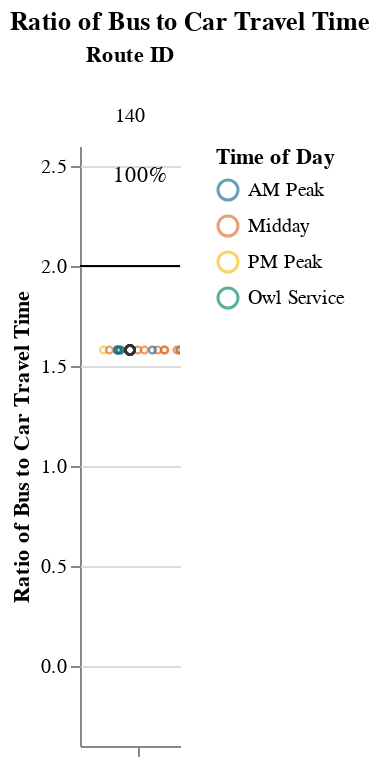
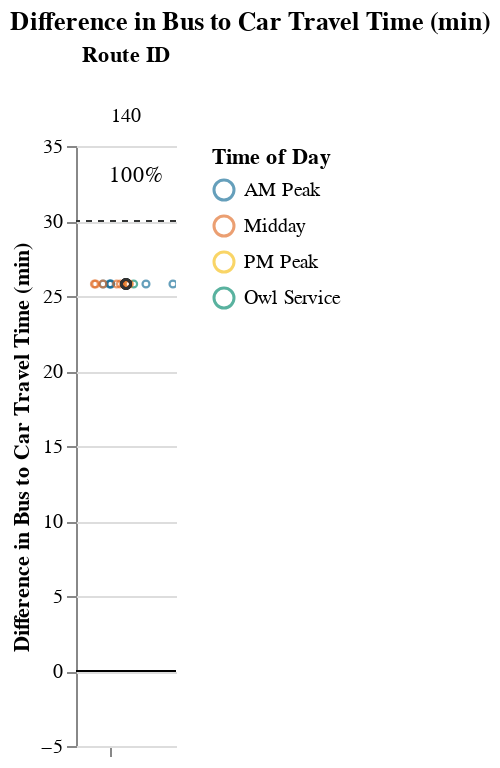

Notebook cell for these charts, in order:
### Markdown cell above
### Medium Routes (1-1.5 hrs)

### Code cell
route_group = "medium"
try:
    display_charts_for_route_group(df, route_group)
except:
    print("No routes meet this criteria.")

### Figure 1 — Vega-Lite specification as saved in the notebook (floating-point values rounded to 4 significant figures)
{"config": {"view": {"continuousWidth": 400, "continuousHeight": 300, "stroke": null}, "facet": {"spacing": 0}}, "data": {"name": "data-5f12006d7db138fb68fa639353525bcd"}, "facet": {"column": {"field": "route_id", "sort": ["140"], "title": "Route ID", "type": "nominal"}}, "spec": {"layer": [{"mark": "rule", "encoding": {"color": {"value": "black"}, "y": {"field": "cutoff", "type": "quantitative"}}, "selection": {"selector001": {"type": "interval", "bind": "scales", "encodings": ["x", "y"]}}}, {"mark": {"type": "point", "opacity": 0.65, "size": 12, "strokeWidth": 1.1}, "encoding": {"color": {"field": "time_of_day", "scale": {"range": ["#136C97", "#E16B26", "#F6BF16", "#00896B", "#7790A3", "#5B559C"]}, "sort": ["AM Peak", "Midday", "PM Peak", "Owl Service"], "title": "Time of Day", "type": "nominal"}, "tooltip": [{"field": "route_id", "type": "nominal"}, {"field": "trip_id", "type": "nominal"}, {"field": "service_hours", "type": "quantitative"}, {"field": "car_duration_hours", "type": "quantitative"}, {"field": "bus_multiplier", "type": "quantitative"}, {"field": "bus_difference", "type": "quantitative"}, {"field": "num_trips", "type": "quantitative"}, {"field": "num_competitive", "type": "quantitative"}, {"field": "pct_trips_competitive", "type": "quantitative"}, {"field": "p25", "type": "quantitative"}, {"field": "p50", "type": "quantitative"}, {"field": "p75", "type": "quantitative"}], "x": {"axis": {"grid": false, "labels": false, "ticks": true, "values": [0]}, "field": "jitter", "scale": {}, "title": null, "type": "quantitative"}, "y": {"field": "bus_multiplier", "scale": {"domain": [-0.25, 2.5]}, "title": "Ratio of Bus to Car Travel Time", "type": "quantitative"}}, "transform": [{"calculate": "sqrt(-2*log(random()))*cos(2*PI*random())", "as": "jitter"}], "width": 50}, {"layer": [{"mark": {"type": "point", "opacity": 0.6, "size": 20, "strokeWidth": 1.3}, "encoding": {"color": {"value": "#323434"}, "y": {"field": "bus_multiplier", "type": "quantitative"}}, "transform": [{"filter": "(datum.p50_trip === 1)"}]}, {"mark": {"type": "text", "align": "center", "baseline": "middle"}, "encoding": {"color": {"value": "black"}, "text": {"field": "pct_trips_competitive", "format": ".0%", "type": "quantitative"}, "tooltip": [{"field": "route_id", "type": "nominal"}, {"field": "trip_id", "type": "nominal"}, {"field": "service_hours", "type": "quantitative"}, {"field": "car_duration_hours", "type": "quantitative"}, {"field": "bus_multiplier", "type": "quantitative"}, {"field": "bus_difference", "type": "quantitative"}, {"field": "num_trips", "type": "quantitative"}, {"field": "num_competitive", "type": "quantitative"}, {"field": "pct_trips_competitive", "type": "quantitative"}, {"field": "p25", "type": "quantitative"}, {"field": "p50", "type": "quantitative"}, {"field": "p75", "type": "quantitative"}], "x": {"value": 30}, "y": {"value": 15}}, "transform": [{"calculate": "sqrt(-2*log(random()))*cos(2*PI*random())", "as": "jitter"}, {"filter": "(datum.fastest_trip === 1)"}]}]}]}, "resolve": {"scale": {"y": "shared"}}, "title": "Ratio of Bus to Car Travel Time", "$schema": "https://vega.github.io/schema/vega-lite/v4.17.0.json", "datasets": {"data-5f12006d7db138fb68fa639353525bcd": [{"calitp_itp_id": 334, "trip_key": 3789012145727333403, "trip_id": "t_43182_b_486_tn_0", "shape_id": "p_2590", "route_id": "140", "service_hours": 1.17, "trip_first_departure_ts": 27000, "trip_last_arrival_ts": 31200, "departure_hour": 7, "time_of_day": "AM Peak", "p25": 1.17, "p50": 1.17, "p75": 1.17, "p50_trip": 1, "fastest_trip": 0, "car_duration_hours": 0.74, "competitive_route": 1, "bus_multiplier": 1.58, "bus_difference": 25.8, "num_trips": 18, "num_competitive": 18, "pct_trips_competitive": 1.0, "bus_difference_spread": 0.0, "route_group": "medium", "max_trip_hrs": 1.17, "max_trip_route_group": 1.25, "name": "Tehama County", "caltrans_district": "02 - Redding", "drmt_organization_name": null, "cutoff2": 30, "cutoff": 2}, {"calitp_itp_id": 334, "trip_key": 2077162622524927707, "trip_id": "t_701156_b_486_tn_0", "shape_id": "p_2590", "route_id": "140", "service_hours": 1.17, "trip_first_departure_ts": 43800, "trip_last_arrival_ts": 48000, "departure_hour": 12, "time_of_day": "Midday", "p25": 1.17, "p50": 1.17, "p75": 1.17, "p50_trip": 1, "fastest_trip": 0, "car_duration_hours": 0.74, "competitive_route": 1, "bus_multiplier": 1.58, "bus_difference": 25.8, "num_trips": 18, "num_competitive": 18, "pct_trips_competitive": 1.0, "bus_difference_spread": 0.0, "route_group": "medium", "max_trip_hrs": 1.17, "max_trip_route_group": 1.25, "name": "Tehama County", "caltrans_district": "02 - Redding", "drmt_organization_name": null, "cutoff2": 30, "cutoff": 2}, {"calitp_itp_id": 334, "trip_key": -2595454426414092766, "trip_id": "t_41753_b_486_tn_0", "shape_id": "p_2590", "route_id": "140", "service_hours": 1.17, "trip_first_departure_ts": 31200, "trip_last_arrival_ts": 35400, "departure_hour": 8, "time_of_day": "AM Peak", "p25": 1.17, "p50": 1.17, "p75": 1.17, "p50_trip": 1, "fastest_trip": 0, "car_duration_hours": 0.74, "competitive_route": 1, "bus_multiplier": 1.58, "bus_difference": 25.8, "num_trips": 18, "num_competitive": 18, "pct_trips_competitive": 1.0, "bus_difference_spread": 0.0, "route_group": "medium", "max_trip_hrs": 1.17, "max_trip_route_group": 1.25, "name": "Tehama County", "caltrans_district": "02 - Redding", "drmt_organization_name": null, "cutoff2": 30, "cutoff": 2}, {"calitp_itp_id": 334, "trip_key": 8123966852659409048, "trip_id": "t_701155_b_486_tn_0", "shape_id": "p_2592", "route_id": "140", "service_hours": 1.17, "trip_first_departure_ts": 63000, "trip_last_arrival_ts": 67200, "departure_hour": 17, "time_of_day": "PM Peak", "p25": 1.17, "p50": 1.17, "p75": 1.17, "p50_trip": 1, "fastest_trip": 1, "car_duration_hours": 0.74, "competitive_route": 1, "bus_multiplier": 1.58, "bus_difference": 25.8, "num_trips": 18, "num_competitive": 18, "pct_trips_competitive": 1.0, "bus_difference_spread": 0.0, "route_group": "medium", "max_trip_hrs": 1.17, "max_trip_route_group": 1.25, "name": "Tehama County", "caltrans_district": "02 - Redding", "drmt_organization_name": null, "cutoff2": 30, "cutoff": 2}, {"calitp_itp_id": 334, "trip_key": 7453382412752000049, "trip_id": "t_701157_b_486_tn_0", "shape_id": "p_2590", "route_id": "140", "service_hours": 1.17, "trip_first_departure_ts": 48000, "trip_last_arrival_ts": 52200, "departure_hour": 13, "time_of_day": "Midday", "p25": 1.17, "p50": 1.17, "p75": 1.17, "p50_trip": 1, "fastest_trip": 0, "car_duration_hours": 0.74, "competitive_route": 1, "bus_multiplier": 1.58, "bus_difference": 25.8, "num_trips": 18, "num_competitive": 18, "pct_trips_competitive": 1.0, "bus_difference_spread": 0.0, "route_group": "medium", "max_trip_hrs": 1.17, "max_trip_route_group": 1.25, "name": "Tehama County", "caltrans_district": "02 - Redding", "drmt_organization_name": null, "cutoff2": 30, "cutoff": 2}, {"calitp_itp_id": 334, "trip_key": 4922224310197648828, "trip_id": "t_701148_b_486_tn_0", "shape_id": "p_2592", "route_id": "140", "service_hours": 1.17, "trip_first_departure_ts": 30000, "trip_last_arrival_ts": 34200, "departure_hour": 8, "time_of_day": "AM Peak", "p25": 1.17, "p50": 1.17, "p75": 1.17, "p50_trip": 1, "fastest_trip": 0, "car_duration_hours": 0.74, "competitive_route": 1, "bus_multiplier": 1.58, "bus_difference": 25.8, "num_trips": 18, "num_competitive": 18, "pct_trips_competitive": 1.0, "bus_difference_spread": 0.0, "route_group": "medium", "max_trip_hrs": 1.17, "max_trip_route_group": 1.25, "name": "Tehama County", "caltrans_district": "02 - Redding", "drmt_organization_name": null, "cutoff2": 30, "cutoff": 2}, {"calitp_itp_id": 334, "trip_key": 6133689658608768548, "trip_id": "t_311_b_486_tn_0", "shape_id": "p_2590", "route_id": "140", "service_hours": 1.17, "trip_first_departure_ts": 22800, "trip_last_arrival_ts": 27000, "departure_hour": 6, "time_of_day": "Owl Service", "p25": 1.17, "p50": 1.17, "p75": 1.17, "p50_trip": 1, "fastest_trip": 0, "car_duration_hours": 0.74, "competitive_route": 1, "bus_multiplier": 1.58, "bus_difference": 25.8, "num_trips": 18, "num_competitive": 18, "pct_trips_competitive": 1.0, "bus_difference_spread": 0.0, "route_group": "medium", "max_trip_hrs": 1.17, "max_trip_route_group": 1.25, "name": "Tehama County", "caltrans_district": "02 - Redding", "drmt_organization_name": null, "cutoff2": 30, "cutoff": 2}, {"calitp_itp_id": 334, "trip_key": -1245088091465612859, "trip_id": "t_701154_b_486_tn_0", "shape_id": "p_2592", "route_id": "140", "service_hours": 1.17, "trip_first_departure_ts": 58500, "trip_last_arrival_ts": 62700, "departure_hour": 16, "time_of_day": "Midday", "p25": 1.17, "p50": 1.17, "p75": 1.17, "p50_trip": 1, "fastest_trip": 0, "car_duration_hours": 0.74, "competitive_route": 1, "bus_multiplier": 1.58, "bus_difference": 25.8, "num_trips": 18, "num_competitive": 18, "pct_trips_competitive": 1.0, "bus_difference_spread": 0.0, "route_group": "medium", "max_trip_hrs": 1.17, "max_trip_route_group": 1.25, "name": "Tehama County", "caltrans_district": "02 - Redding", "drmt_organization_name": null, "cutoff2": 30, "cutoff": 2}, {"calitp_itp_id": 334, "trip_key": 8350780050980250086, "trip_id": "t_701147_b_486_tn_0", "shape_id": "p_2592", "route_id": "140", "service_hours": 1.17, "trip_first_departure_ts": 25800, "trip_last_arrival_ts": 30000, "departure_hour": 7, "time_of_day": "AM Peak", "p25": 1.17, "p50": 1.17, "p75": 1.17, "p50_trip": 1, "fastest_trip": 0, "car_duration_hours": 0.74, "competitive_route": 1, "bus_multiplier": 1.58, "bus_difference": 25.8, "num_trips": 18, "num_competitive": 18, "pct_trips_competitive": 1.0, "bus_difference_spread": 0.0, "route_group": "medium", "max_trip_hrs": 1.17, "max_trip_route_group": 1.25, "name": "Tehama County", "caltrans_district": "02 - Redding", "drmt_organization_name": null, "cutoff2": 30, "cutoff": 2}, {"calitp_itp_id": 334, "trip_key": 5836499897819238192, "trip_id": "t_65615_b_486_tn_0", "shape_id": "p_2590", "route_id": "140", "service_hours": 1.17, "trip_first_departure_ts": 35400, "trip_last_arrival_ts": 39600, "departure_hour": 9, "time_of_day": "AM Peak", "p25": 1.17, "p50": 1.17, "p75": 1.17, "p50_trip": 1, "fastest_trip": 0, "car_duration_hours": 0.74, "competitive_route": 1, "bus_multiplier": 1.58, "bus_difference": 25.8, "num_trips": 18, "num_competitive": 18, "pct_trips_competitive": 1.0, "bus_difference_spread": 0.0, "route_group": "medium", "max_trip_hrs": 1.17, "max_trip_route_group": 1.25, "name": "Tehama County", "caltrans_district": "02 - Redding", "drmt_organization_name": null, "cutoff2": 30, "cutoff": 2}, {"calitp_itp_id": 334, "trip_key": 1211498270008307736, "trip_id": "t_701149_b_486_tn_0", "shape_id": "p_2592", "route_id": "140", "service_hours": 1.17, "trip_first_departure_ts": 34200, "trip_last_arrival_ts": 38400, "departure_hour": 9, "time_of_day": "AM Peak", "p25": 1.17, "p50": 1.17, "p75": 1.17, "p50_trip": 1, "fastest_trip": 0, "car_duration_hours": 0.74, "competitive_route": 1, "bus_multiplier": 1.58, "bus_difference": 25.8, "num_trips": 18, "num_competitive": 18, "pct_trips_competitive": 1.0, "bus_difference_spread": 0.0, "route_group": "medium", "max_trip_hrs": 1.17, "max_trip_route_group": 1.25, "name": "Tehama County", "caltrans_district": "02 - Redding", "drmt_organization_name": null, "cutoff2": 30, "cutoff": 2}, {"calitp_itp_id": 334, "trip_key": 5364955651546800419, "trip_id": "t_701151_b_486_tn_0", "shape_id": "p_2592", "route_id": "140", "service_hours": 1.17, "trip_first_departure_ts": 42600, "trip_last_arrival_ts": 46800, "departure_hour": 11, "time_of_day": "Midday", "p25": 1.17, "p50": 1.17, "p75": 1.17, "p50_trip": 1, "fastest_trip": 0, "car_duration_hours": 0.74, "competitive_route": 1, "bus_multiplier": 1.58, "bus_difference": 25.8, "num_trips": 18, "num_competitive": 18, "pct_trips_competitive": 1.0, "bus_difference_spread": 0.0, "route_group": "medium", "max_trip_hrs": 1.17, "max_trip_route_group": 1.25, "name": "Tehama County", "caltrans_district": "02 - Redding", "drmt_organization_name": null, "cutoff2": 30, "cutoff": 2}, {"calitp_itp_id": 334, "trip_key": 7883315965957598769, "trip_id": "t_701152_b_486_tn_0", "shape_id": "p_2592", "route_id": "140", "service_hours": 1.17, "trip_first_departure_ts": 46800, "trip_last_arrival_ts": 51000, "departure_hour": 13, "time_of_day": "Midday", "p25": 1.17, "p50": 1.17, "p75": 1.17, "p50_trip": 1, "fastest_trip": 0, "car_duration_hours": 0.74, "competitive_route": 1, "bus_multiplier": 1.58, "bus_difference": 25.8, "num_trips": 18, "num_competitive": 18, "pct_trips_competitive": 1.0, "bus_difference_spread": 0.0, "route_group": "medium", "max_trip_hrs": 1.17, "max_trip_route_group": 1.25, "name": "Tehama County", "caltrans_district": "02 - Redding", "drmt_organization_name": null, "cutoff2": 30, "cutoff": 2}, {"calitp_itp_id": 334, "trip_key": 6411260912464548517, "trip_id": "t_701150_b_486_tn_0", "shape_id": "p_2592", "route_id": "140", "service_hours": 1.17, "trip_first_departure_ts": 38400, "trip_last_arrival_ts": 42600, "departure_hour": 10, "time_of_day": "Midday", "p25": 1.17, "p50": 1.17, "p75": 1.17, "p50_trip": 1, "fastest_trip": 0, "car_duration_hours": 0.74, "competitive_route": 1, "bus_multiplier": 1.58, "bus_difference": 25.8, "num_trips": 18, "num_competitive": 18, "pct_trips_competitive": 1.0, "bus_difference_spread": 0.0, "route_group": "medium", "max_trip_hrs": 1.17, "max_trip_route_group": 1.25, "name": "Tehama County", "caltrans_district": "02 - Redding", "drmt_organization_name": null, "cutoff2": 30, "cutoff": 2}, {"calitp_itp_id": 334, "trip_key": 2457409081377305521, "trip_id": "t_701153_b_486_tn_0", "shape_id": "p_2592", "route_id": "140", "service_hours": 1.17, "trip_first_departure_ts": 54000, "trip_last_arrival_ts": 58200, "departure_hour": 15, "time_of_day": "Midday", "p25": 1.17, "p50": 1.17, "p75": 1.17, "p50_trip": 1, "fastest_trip": 0, "car_duration_hours": 0.74, "competitive_route": 1, "bus_multiplier": 1.58, "bus_difference": 25.8, "num_trips": 18, "num_competitive": 18, "pct_trips_competitive": 1.0, "bus_difference_spread": 0.0, "route_group": "medium", "max_trip_hrs": 1.17, "max_trip_route_group": 1.25, "name": "Tehama County", "caltrans_district": "02 - Redding", "drmt_organization_name": null, "cutoff2": 30, "cutoff": 2}, {"calitp_itp_id": 334, "trip_key": 5072486189778375039, "trip_id": "t_701158_b_486_tn_0", "shape_id": "p_2590", "route_id": "140", "service_hours": 1.17, "trip_first_departure_ts": 54000, "trip_last_arrival_ts": 58200, "departure_hour": 15, "time_of_day": "Midday", "p25": 1.17, "p50": 1.17, "p75": 1.17, "p50_trip": 1, "fastest_trip": 0, "car_duration_hours": 0.74, "competitive_route": 1, "bus_multiplier": 1.58, "bus_difference": 25.8, "num_trips": 18, "num_competitive": 18, "pct_trips_competitive": 1.0, "bus_difference_spread": 0.0, "route_group": "medium", "max_trip_hrs": 1.17, "max_trip_route_group": 1.25, "name": "Tehama County", "caltrans_district": "02 - Redding", "drmt_organization_name": null, "cutoff2": 30, "cutoff": 2}, {"calitp_itp_id": 334, "trip_key": 6478536152330907065, "trip_id": "t_52898_b_486_tn_0", "shape_id": "p_2590", "route_id": "140", "service_hours": 1.17, "trip_first_departure_ts": 39600, "trip_last_arrival_ts": 43800, "departure_hour": 11, "time_of_day": "Midday", "p25": 1.17, "p50": 1.17, "p75": 1.17, "p50_trip": 1, "fastest_trip": 0, "car_duration_hours": 0.74, "competitive_route": 1, "bus_multiplier": 1.58, "bus_difference": 25.8, "num_trips": 18, "num_competitive": 18, "pct_trips_competitive": 1.0, "bus_difference_spread": 0.0, "route_group": "medium", "max_trip_hrs": 1.17, "max_trip_route_group": 1.25, "name": "Tehama County", "caltrans_district": "02 - Redding", "drmt_organization_name": null, "cutoff2": 30, "cutoff": 2}, {"calitp_itp_id": 334, "trip_key": 2671956547340556282, "trip_id": "t_701159_b_486_tn_0", "shape_id": "p_2590", "route_id": "140", "service_hours": 1.17, "trip_first_departure_ts": 58500, "trip_last_arrival_ts": 62700, "departure_hour": 16, "time_of_day": "Midday", "p25": 1.17, "p50": 1.17, "p75": 1.17, "p50_trip": 1, "fastest_trip": 0, "car_duration_hours": 0.74, "competitive_route": 1, "bus_multiplier": 1.58, "bus_difference": 25.8, "num_trips": 18, "num_competitive": 18, "pct_trips_competitive": 1.0, "bus_difference_spread": 0.0, "route_group": "medium", "max_trip_hrs": 1.17, "max_trip_route_group": 1.25, "name": "Tehama County", "caltrans_district": "02 - Redding", "drmt_organization_name": null, "cutoff2": 30, "cutoff": 2}]}}

### Figure 2 — Vega-Lite specification as saved in the notebook (floating-point values rounded to 4 significant figures)
{"config": {"view": {"continuousWidth": 400, "continuousHeight": 300, "stroke": null}, "facet": {"spacing": 0}}, "data": {"name": "data-2d9062ce6f18fdde7e1ad2ddfd370f95"}, "facet": {"column": {"field": "route_id", "sort": ["140"], "title": "Route ID", "type": "nominal"}}, "spec": {"layer": [{"mark": "rule", "encoding": {"color": {"value": "black"}, "y": {"field": "cutoff", "type": "quantitative"}}, "selection": {"selector002": {"type": "interval", "bind": "scales", "encodings": ["x", "y"]}}}, {"mark": {"type": "rule", "strokeDash": [3, 3]}, "encoding": {"color": {"value": "#323434"}, "y": {"field": "cutoff2", "type": "quantitative"}}}, {"mark": {"type": "point", "opacity": 0.65, "size": 12, "strokeWidth": 1.1}, "encoding": {"color": {"field": "time_of_day", "scale": {"range": ["#136C97", "#E16B26", "#F6BF16", "#00896B", "#7790A3", "#5B559C"]}, "sort": ["AM Peak", "Midday", "PM Peak", "Owl Service"], "title": "Time of Day", "type": "nominal"}, "tooltip": [{"field": "route_id", "type": "nominal"}, {"field": "trip_id", "type": "nominal"}, {"field": "service_hours", "type": "quantitative"}, {"field": "car_duration_hours", "type": "quantitative"}, {"field": "bus_multiplier", "type": "quantitative"}, {"field": "bus_difference", "type": "quantitative"}, {"field": "num_trips", "type": "quantitative"}, {"field": "num_competitive", "type": "quantitative"}, {"field": "pct_trips_competitive", "type": "quantitative"}, {"field": "p25", "type": "quantitative"}, {"field": "p50", "type": "quantitative"}, {"field": "p75", "type": "quantitative"}], "x": {"axis": {"grid": false, "labels": false, "ticks": true, "values": [0]}, "field": "jitter", "scale": {}, "title": null, "type": "quantitative"}, "y": {"field": "bus_difference", "scale": {"domain": [-5, 35.0]}, "title": "Difference in Bus to Car Travel Time (min)", "type": "quantitative"}}, "transform": [{"calculate": "sqrt(-2*log(random()))*cos(2*PI*random())", "as": "jitter"}], "width": 50}, {"layer": [{"mark": {"type": "point", "opacity": 0.6, "size": 20, "strokeWidth": 1.3}, "encoding": {"color": {"value": "#323434"}, "y": {"field": "bus_difference", "type": "quantitative"}}, "transform": [{"filter": "(datum.p50_trip === 1)"}]}, {"mark": {"type": "text", "align": "center", "baseline": "middle"}, "encoding": {"color": {"value": "black"}, "text": {"field": "pct_trips_competitive", "format": ".0%", "type": "quantitative"}, "tooltip": [{"field": "route_id", "type": "nominal"}, {"field": "trip_id", "type": "nominal"}, {"field": "service_hours", "type": "quantitative"}, {"field": "car_duration_hours", "type": "quantitative"}, {"field": "bus_multiplier", "type": "quantitative"}, {"field": "bus_difference", "type": "quantitative"}, {"field": "num_trips", "type": "quantitative"}, {"field": "num_competitive", "type": "quantitative"}, {"field": "pct_trips_competitive", "type": "quantitative"}, {"field": "p25", "type": "quantitative"}, {"field": "p50", "type": "quantitative"}, {"field": "p75", "type": "quantitative"}], "x": {"value": 30}, "y": {"value": 15}}, "transform": [{"calculate": "sqrt(-2*log(random()))*cos(2*PI*random())", "as": "jitter"}, {"filter": "(datum.fastest_trip === 1)"}]}]}]}, "resolve": {"scale": {"y": "shared"}}, "title": "Difference in Bus to Car Travel Time (min)", "$schema": "https://vega.github.io/schema/vega-lite/v4.17.0.json", "datasets": {"data-2d9062ce6f18fdde7e1ad2ddfd370f95": [{"calitp_itp_id": 334, "trip_key": 3789012145727333403, "trip_id": "t_43182_b_486_tn_0", "shape_id": "p_2590", "route_id": "140", "service_hours": 1.17, "trip_first_departure_ts": 27000, "trip_last_arrival_ts": 31200, "departure_hour": 7, "time_of_day": "AM Peak", "p25": 1.17, "p50": 1.17, "p75": 1.17, "p50_trip": 1, "fastest_trip": 0, "car_duration_hours": 0.74, "competitive_route": 1, "bus_multiplier": 1.58, "bus_difference": 25.8, "num_trips": 18, "num_competitive": 18, "pct_trips_competitive": 1.0, "bus_difference_spread": 0.0, "route_group": "medium", "max_trip_hrs": 1.17, "max_trip_route_group": 1.25, "name": "Tehama County", "caltrans_district": "02 - Redding", "drmt_organization_name": null, "cutoff2": 30, "cutoff": 0}, {"calitp_itp_id": 334, "trip_key": 2077162622524927707, "trip_id": "t_701156_b_486_tn_0", "shape_id": "p_2590", "route_id": "140", "service_hours": 1.17, "trip_first_departure_ts": 43800, "trip_last_arrival_ts": 48000, "departure_hour": 12, "time_of_day": "Midday", "p25": 1.17, "p50": 1.17, "p75": 1.17, "p50_trip": 1, "fastest_trip": 0, "car_duration_hours": 0.74, "competitive_route": 1, "bus_multiplier": 1.58, "bus_difference": 25.8, "num_trips": 18, "num_competitive": 18, "pct_trips_competitive": 1.0, "bus_difference_spread": 0.0, "route_group": "medium", "max_trip_hrs": 1.17, "max_trip_route_group": 1.25, "name": "Tehama County", "caltrans_district": "02 - Redding", "drmt_organization_name": null, "cutoff2": 30, "cutoff": 0}, {"calitp_itp_id": 334, "trip_key": -2595454426414092766, "trip_id": "t_41753_b_486_tn_0", "shape_id": "p_2590", "route_id": "140", "service_hours": 1.17, "trip_first_departure_ts": 31200, "trip_last_arrival_ts": 35400, "departure_hour": 8, "time_of_day": "AM Peak", "p25": 1.17, "p50": 1.17, "p75": 1.17, "p50_trip": 1, "fastest_trip": 0, "car_duration_hours": 0.74, "competitive_route": 1, "bus_multiplier": 1.58, "bus_difference": 25.8, "num_trips": 18, "num_competitive": 18, "pct_trips_competitive": 1.0, "bus_difference_spread": 0.0, "route_group": "medium", "max_trip_hrs": 1.17, "max_trip_route_group": 1.25, "name": "Tehama County", "caltrans_district": "02 - Redding", "drmt_organization_name": null, "cutoff2": 30, "cutoff": 0}, {"calitp_itp_id": 334, "trip_key": 8123966852659409048, "trip_id": "t_701155_b_486_tn_0", "shape_id": "p_2592", "route_id": "140", "service_hours": 1.17, "trip_first_departure_ts": 63000, "trip_last_arrival_ts": 67200, "departure_hour": 17, "time_of_day": "PM Peak", "p25": 1.17, "p50": 1.17, "p75": 1.17, "p50_trip": 1, "fastest_trip": 1, "car_duration_hours": 0.74, "competitive_route": 1, "bus_multiplier": 1.58, "bus_difference": 25.8, "num_trips": 18, "num_competitive": 18, "pct_trips_competitive": 1.0, "bus_difference_spread": 0.0, "route_group": "medium", "max_trip_hrs": 1.17, "max_trip_route_group": 1.25, "name": "Tehama County", "caltrans_district": "02 - Redding", "drmt_organization_name": null, "cutoff2": 30, "cutoff": 0}, {"calitp_itp_id": 334, "trip_key": 7453382412752000049, "trip_id": "t_701157_b_486_tn_0", "shape_id": "p_2590", "route_id": "140", "service_hours": 1.17, "trip_first_departure_ts": 48000, "trip_last_arrival_ts": 52200, "departure_hour": 13, "time_of_day": "Midday", "p25": 1.17, "p50": 1.17, "p75": 1.17, "p50_trip": 1, "fastest_trip": 0, "car_duration_hours": 0.74, "competitive_route": 1, "bus_multiplier": 1.58, "bus_difference": 25.8, "num_trips": 18, "num_competitive": 18, "pct_trips_competitive": 1.0, "bus_difference_spread": 0.0, "route_group": "medium", "max_trip_hrs": 1.17, "max_trip_route_group": 1.25, "name": "Tehama County", "caltrans_district": "02 - Redding", "drmt_organization_name": null, "cutoff2": 30, "cutoff": 0}, {"calitp_itp_id": 334, "trip_key": 4922224310197648828, "trip_id": "t_701148_b_486_tn_0", "shape_id": "p_2592", "route_id": "140", "service_hours": 1.17, "trip_first_departure_ts": 30000, "trip_last_arrival_ts": 34200, "departure_hour": 8, "time_of_day": "AM Peak", "p25": 1.17, "p50": 1.17, "p75": 1.17, "p50_trip": 1, "fastest_trip": 0, "car_duration_hours": 0.74, "competitive_route": 1, "bus_multiplier": 1.58, "bus_difference": 25.8, "num_trips": 18, "num_competitive": 18, "pct_trips_competitive": 1.0, "bus_difference_spread": 0.0, "route_group": "medium", "max_trip_hrs": 1.17, "max_trip_route_group": 1.25, "name": "Tehama County", "caltrans_district": "02 - Redding", "drmt_organization_name": null, "cutoff2": 30, "cutoff": 0}, {"calitp_itp_id": 334, "trip_key": 6133689658608768548, "trip_id": "t_311_b_486_tn_0", "shape_id": "p_2590", "route_id": "140", "service_hours": 1.17, "trip_first_departure_ts": 22800, "trip_last_arrival_ts": 27000, "departure_hour": 6, "time_of_day": "Owl Service", "p25": 1.17, "p50": 1.17, "p75": 1.17, "p50_trip": 1, "fastest_trip": 0, "car_duration_hours": 0.74, "competitive_route": 1, "bus_multiplier": 1.58, "bus_difference": 25.8, "num_trips": 18, "num_competitive": 18, "pct_trips_competitive": 1.0, "bus_difference_spread": 0.0, "route_group": "medium", "max_trip_hrs": 1.17, "max_trip_route_group": 1.25, "name": "Tehama County", "caltrans_district": "02 - Redding", "drmt_organization_name": null, "cutoff2": 30, "cutoff": 0}, {"calitp_itp_id": 334, "trip_key": -1245088091465612859, "trip_id": "t_701154_b_486_tn_0", "shape_id": "p_2592", "route_id": "140", "service_hours": 1.17, "trip_first_departure_ts": 58500, "trip_last_arrival_ts": 62700, "departure_hour": 16, "time_of_day": "Midday", "p25": 1.17, "p50": 1.17, "p75": 1.17, "p50_trip": 1, "fastest_trip": 0, "car_duration_hours": 0.74, "competitive_route": 1, "bus_multiplier": 1.58, "bus_difference": 25.8, "num_trips": 18, "num_competitive": 18, "pct_trips_competitive": 1.0, "bus_difference_spread": 0.0, "route_group": "medium", "max_trip_hrs": 1.17, "max_trip_route_group": 1.25, "name": "Tehama County", "caltrans_district": "02 - Redding", "drmt_organization_name": null, "cutoff2": 30, "cutoff": 0}, {"calitp_itp_id": 334, "trip_key": 8350780050980250086, "trip_id": "t_701147_b_486_tn_0", "shape_id": "p_2592", "route_id": "140", "service_hours": 1.17, "trip_first_departure_ts": 25800, "trip_last_arrival_ts": 30000, "departure_hour": 7, "time_of_day": "AM Peak", "p25": 1.17, "p50": 1.17, "p75": 1.17, "p50_trip": 1, "fastest_trip": 0, "car_duration_hours": 0.74, "competitive_route": 1, "bus_multiplier": 1.58, "bus_difference": 25.8, "num_trips": 18, "num_competitive": 18, "pct_trips_competitive": 1.0, "bus_difference_spread": 0.0, "route_group": "medium", "max_trip_hrs": 1.17, "max_trip_route_group": 1.25, "name": "Tehama County", "caltrans_district": "02 - Redding", "drmt_organization_name": null, "cutoff2": 30, "cutoff": 0}, {"calitp_itp_id": 334, "trip_key": 5836499897819238192, "trip_id": "t_65615_b_486_tn_0", "shape_id": "p_2590", "route_id": "140", "service_hours": 1.17, "trip_first_departure_ts": 35400, "trip_last_arrival_ts": 39600, "departure_hour": 9, "time_of_day": "AM Peak", "p25": 1.17, "p50": 1.17, "p75": 1.17, "p50_trip": 1, "fastest_trip": 0, "car_duration_hours": 0.74, "competitive_route": 1, "bus_multiplier": 1.58, "bus_difference": 25.8, "num_trips": 18, "num_competitive": 18, "pct_trips_competitive": 1.0, "bus_difference_spread": 0.0, "route_group": "medium", "max_trip_hrs": 1.17, "max_trip_route_group": 1.25, "name": "Tehama County", "caltrans_district": "02 - Redding", "drmt_organization_name": null, "cutoff2": 30, "cutoff": 0}, {"calitp_itp_id": 334, "trip_key": 1211498270008307736, "trip_id": "t_701149_b_486_tn_0", "shape_id": "p_2592", "route_id": "140", "service_hours": 1.17, "trip_first_departure_ts": 34200, "trip_last_arrival_ts": 38400, "departure_hour": 9, "time_of_day": "AM Peak", "p25": 1.17, "p50": 1.17, "p75": 1.17, "p50_trip": 1, "fastest_trip": 0, "car_duration_hours": 0.74, "competitive_route": 1, "bus_multiplier": 1.58, "bus_difference": 25.8, "num_trips": 18, "num_competitive": 18, "pct_trips_competitive": 1.0, "bus_difference_spread": 0.0, "route_group": "medium", "max_trip_hrs": 1.17, "max_trip_route_group": 1.25, "name": "Tehama County", "caltrans_district": "02 - Redding", "drmt_organization_name": null, "cutoff2": 30, "cutoff": 0}, {"calitp_itp_id": 334, "trip_key": 5364955651546800419, "trip_id": "t_701151_b_486_tn_0", "shape_id": "p_2592", "route_id": "140", "service_hours": 1.17, "trip_first_departure_ts": 42600, "trip_last_arrival_ts": 46800, "departure_hour": 11, "time_of_day": "Midday", "p25": 1.17, "p50": 1.17, "p75": 1.17, "p50_trip": 1, "fastest_trip": 0, "car_duration_hours": 0.74, "competitive_route": 1, "bus_multiplier": 1.58, "bus_difference": 25.8, "num_trips": 18, "num_competitive": 18, "pct_trips_competitive": 1.0, "bus_difference_spread": 0.0, "route_group": "medium", "max_trip_hrs": 1.17, "max_trip_route_group": 1.25, "name": "Tehama County", "caltrans_district": "02 - Redding", "drmt_organization_name": null, "cutoff2": 30, "cutoff": 0}, {"calitp_itp_id": 334, "trip_key": 7883315965957598769, "trip_id": "t_701152_b_486_tn_0", "shape_id": "p_2592", "route_id": "140", "service_hours": 1.17, "trip_first_departure_ts": 46800, "trip_last_arrival_ts": 51000, "departure_hour": 13, "time_of_day": "Midday", "p25": 1.17, "p50": 1.17, "p75": 1.17, "p50_trip": 1, "fastest_trip": 0, "car_duration_hours": 0.74, "competitive_route": 1, "bus_multiplier": 1.58, "bus_difference": 25.8, "num_trips": 18, "num_competitive": 18, "pct_trips_competitive": 1.0, "bus_difference_spread": 0.0, "route_group": "medium", "max_trip_hrs": 1.17, "max_trip_route_group": 1.25, "name": "Tehama County", "caltrans_district": "02 - Redding", "drmt_organization_name": null, "cutoff2": 30, "cutoff": 0}, {"calitp_itp_id": 334, "trip_key": 6411260912464548517, "trip_id": "t_701150_b_486_tn_0", "shape_id": "p_2592", "route_id": "140", "service_hours": 1.17, "trip_first_departure_ts": 38400, "trip_last_arrival_ts": 42600, "departure_hour": 10, "time_of_day": "Midday", "p25": 1.17, "p50": 1.17, "p75": 1.17, "p50_trip": 1, "fastest_trip": 0, "car_duration_hours": 0.74, "competitive_route": 1, "bus_multiplier": 1.58, "bus_difference": 25.8, "num_trips": 18, "num_competitive": 18, "pct_trips_competitive": 1.0, "bus_difference_spread": 0.0, "route_group": "medium", "max_trip_hrs": 1.17, "max_trip_route_group": 1.25, "name": "Tehama County", "caltrans_district": "02 - Redding", "drmt_organization_name": null, "cutoff2": 30, "cutoff": 0}, {"calitp_itp_id": 334, "trip_key": 2457409081377305521, "trip_id": "t_701153_b_486_tn_0", "shape_id": "p_2592", "route_id": "140", "service_hours": 1.17, "trip_first_departure_ts": 54000, "trip_last_arrival_ts": 58200, "departure_hour": 15, "time_of_day": "Midday", "p25": 1.17, "p50": 1.17, "p75": 1.17, "p50_trip": 1, "fastest_trip": 0, "car_duration_hours": 0.74, "competitive_route": 1, "bus_multiplier": 1.58, "bus_difference": 25.8, "num_trips": 18, "num_competitive": 18, "pct_trips_competitive": 1.0, "bus_difference_spread": 0.0, "route_group": "medium", "max_trip_hrs": 1.17, "max_trip_route_group": 1.25, "name": "Tehama County", "caltrans_district": "02 - Redding", "drmt_organization_name": null, "cutoff2": 30, "cutoff": 0}, {"calitp_itp_id": 334, "trip_key": 5072486189778375039, "trip_id": "t_701158_b_486_tn_0", "shape_id": "p_2590", "route_id": "140", "service_hours": 1.17, "trip_first_departure_ts": 54000, "trip_last_arrival_ts": 58200, "departure_hour": 15, "time_of_day": "Midday", "p25": 1.17, "p50": 1.17, "p75": 1.17, "p50_trip": 1, "fastest_trip": 0, "car_duration_hours": 0.74, "competitive_route": 1, "bus_multiplier": 1.58, "bus_difference": 25.8, "num_trips": 18, "num_competitive": 18, "pct_trips_competitive": 1.0, "bus_difference_spread": 0.0, "route_group": "medium", "max_trip_hrs": 1.17, "max_trip_route_group": 1.25, "name": "Tehama County", "caltrans_district": "02 - Redding", "drmt_organization_name": null, "cutoff2": 30, "cutoff": 0}, {"calitp_itp_id": 334, "trip_key": 6478536152330907065, "trip_id": "t_52898_b_486_tn_0", "shape_id": "p_2590", "route_id": "140", "service_hours": 1.17, "trip_first_departure_ts": 39600, "trip_last_arrival_ts": 43800, "departure_hour": 11, "time_of_day": "Midday", "p25": 1.17, "p50": 1.17, "p75": 1.17, "p50_trip": 1, "fastest_trip": 0, "car_duration_hours": 0.74, "competitive_route": 1, "bus_multiplier": 1.58, "bus_difference": 25.8, "num_trips": 18, "num_competitive": 18, "pct_trips_competitive": 1.0, "bus_difference_spread": 0.0, "route_group": "medium", "max_trip_hrs": 1.17, "max_trip_route_group": 1.25, "name": "Tehama County", "caltrans_district": "02 - Redding", "drmt_organization_name": null, "cutoff2": 30, "cutoff": 0}, {"calitp_itp_id": 334, "trip_key": 2671956547340556282, "trip_id": "t_701159_b_486_tn_0", "shape_id": "p_2590", "route_id": "140", "service_hours": 1.17, "trip_first_departure_ts": 58500, "trip_last_arrival_ts": 62700, "departure_hour": 16, "time_of_day": "Midday", "p25": 1.17, "p50": 1.17, "p75": 1.17, "p50_trip": 1, "fastest_trip": 0, "car_duration_hours": 0.74, "competitive_route": 1, "bus_multiplier": 1.58, "bus_difference": 25.8, "num_trips": 18, "num_competitive": 18, "pct_trips_competitive": 1.0, "bus_difference_spread": 0.0, "route_group": "medium", "max_trip_hrs": 1.17, "max_trip_route_group": 1.25, "name": "Tehama County", "caltrans_district": "02 - Redding", "drmt_organization_name": null, "cutoff2": 30, "cutoff": 0}]}}
